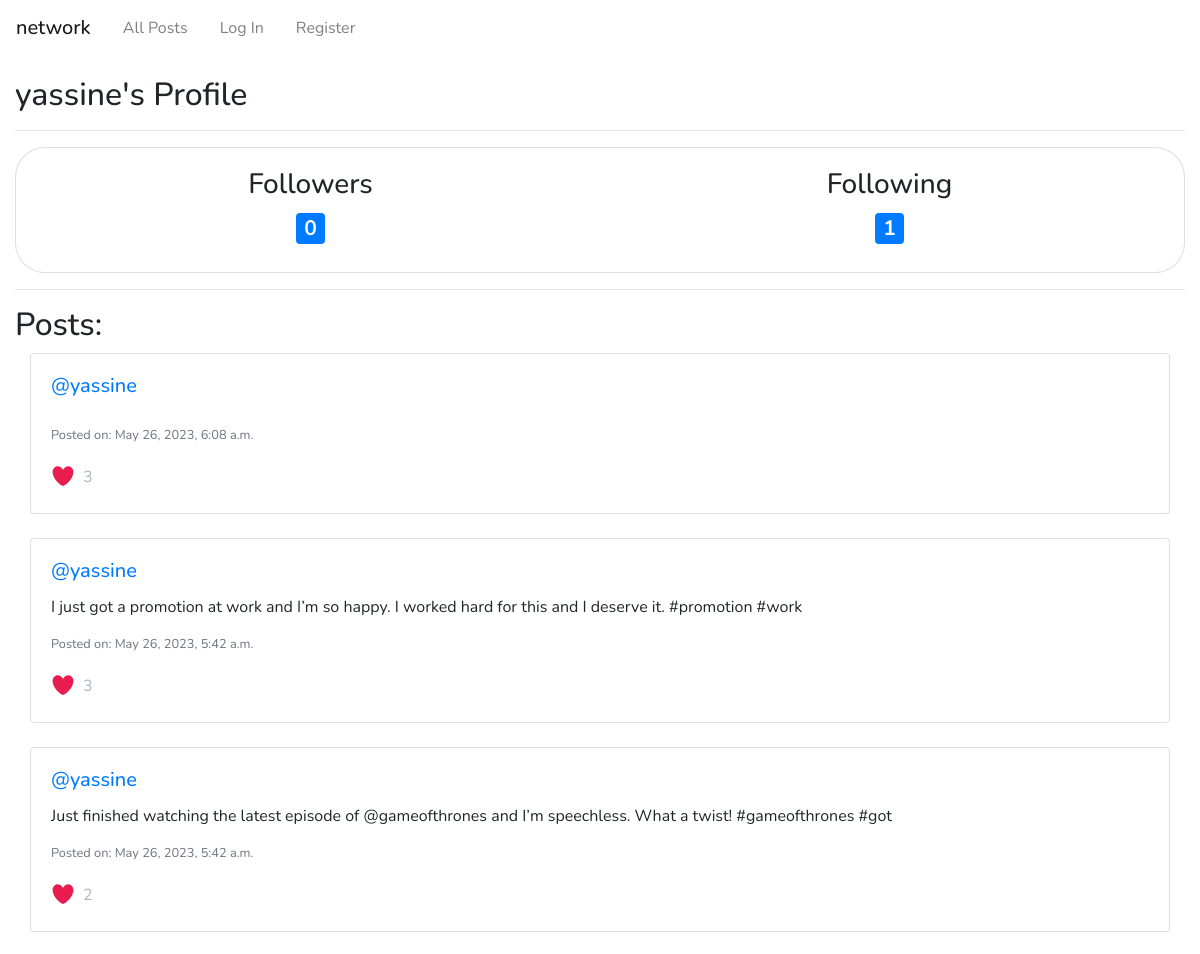
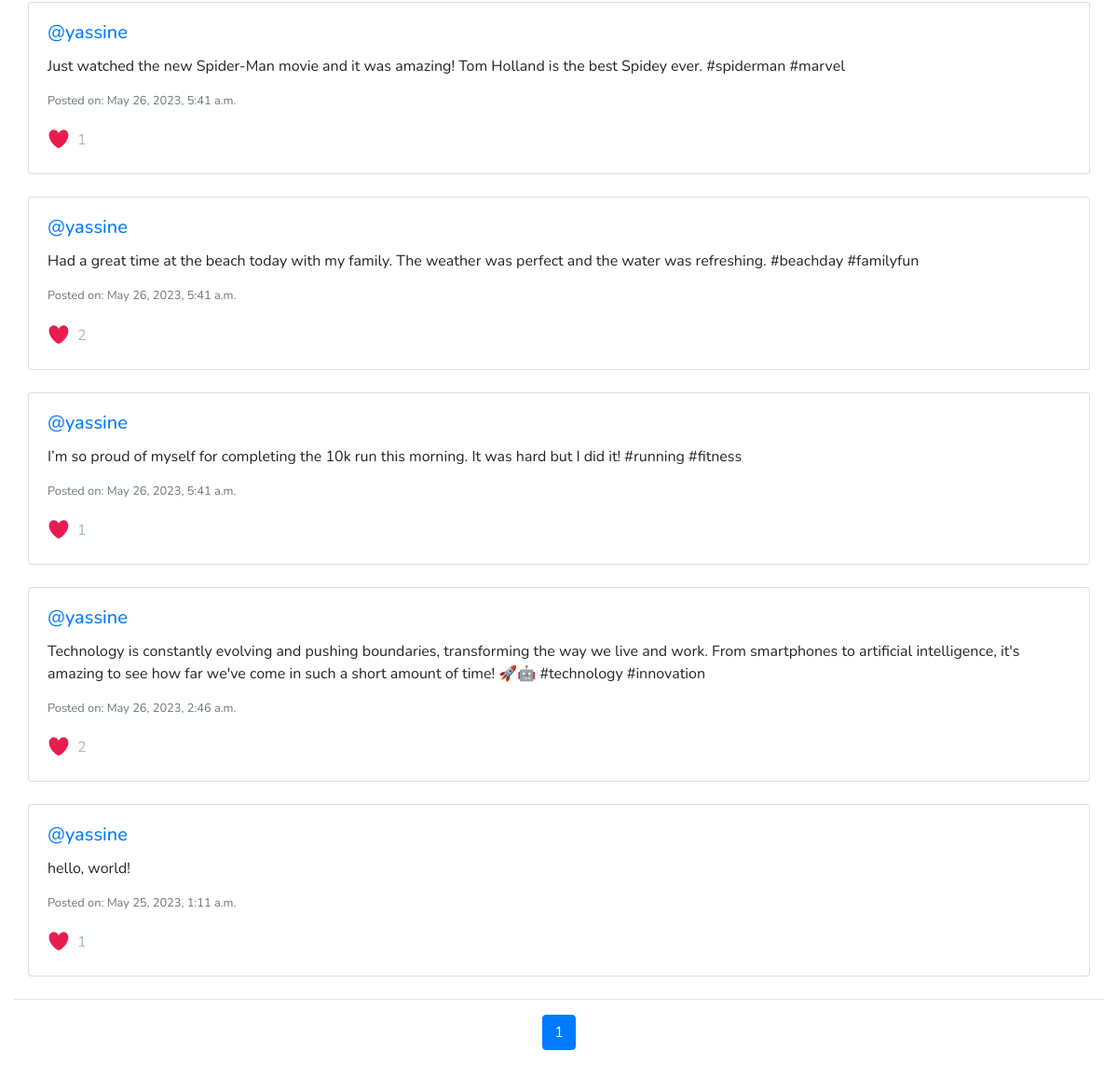
/profile/yassine/, run on the app's committed database (2 pictures, top to bottom).
### network/models.py (models this page shows)
class User(AbstractUser):
    followers = models.ManyToManyField(
        "self", symmetrical=False, blank=True, related_name="following"
    )

class Post(models.Model):
    user = models.ForeignKey(User, on_delete=models.CASCADE, related_name="author")
    content = models.CharField(max_length=280)
    timestamp = models.DateTimeField(auto_now_add=True)
    likes = models.ManyToManyField(User, related_name="liked_posts")

### network/views.py (the view)
# urls.py: path("profile/<str:username>/", views.profile, name="profile"),
def profile(request, username):
    user = get_object_or_404(User, username=username)
    posts = Post.objects.filter(user=user).order_by("-timestamp")
    liked_post_ids = []
    if request.user.is_authenticated:
        liked_post_ids = request.user.liked_posts.values_list("id", flat=True)
    is_following = False
    if request.user.is_authenticated:
        is_following = request.user.following.filter(username=username).exists()
    followers = user.followers.count()
    following = user.following.count()
    follow_status = "follow" if not is_following else "unfollow"
    paginator = Paginator(posts, 10)  # Assuming 10 posts per page
    page_number = request.GET.get("page")
    page_obj = paginator.get_page(page_number)
    return render(
        request,
        "network/profile.html",
        {
            "user": user,
            "page_obj": page_obj,
            "liked_post_ids": liked_post_ids,
            "followers": followers,
            "following": following,
            "is_following": is_following,
            "follow_status": follow_status,  # Pass the follow status
        },
    )

### network/templates/network/profile.html (shortened to what this page needs)
{% extends "network/layout.html" %}
{% block body %}
<div class="container-fluid">
    <h2 style="margin-top: 20px; ">{{ user.username }}'s Profile</h2>
<hr />
<div class="card" style="border-radius: 30px;">
  <div class="card-body">
    <div class="row">
      <div class="col text-center">
        <div><h3>Followers</h3></div>
        <div><h3><span class="badge bg-primary text-light" id="followers-count">{{ followers }}</span></h3></div>
      </div>
      <div class="col text-center">
        <div><h3>Following</h3></div>
        <div><h3><span class="badge bg-primary text-light" id="following-count">{{ following }}</span></h3></div>
      </div>
    </div>
  </div>
</div>
<hr />
  <h2>Posts:</h2>
<div class="container-fluid">
  {% for post in page_obj %}
    <div class="card mb-4">
      <div class="card-body">
        <h5 class="card-title"><a href="{% url 'profile' post.user.username %}">@{{ post.user.username }}</a></h5>
        <p id="post-content-{{ post.id }}" class="card-text">{{ post.content }}</p>
        <p class="card-text text-muted">
          <small>Posted on: {{ post.timestamp }}</small>
        </p>
        <p class="card-text">
          <span class="like-count" data-post-id="{{ post.id }}">
            {{ post.likes.count }}
          </span>
        </p>
      </div>
    </div>
  {% empty %}
    <p>No posts available.</p>
  {% endfor %}
</div>
<hr />
<div class="d-flex justify-content-center">
  <nav aria-label="Page navigation">
    <ul class="pagination">
       {% for page in page_obj.paginator.page_range %}
      {% if page_obj.number == page %}
      <li class="page-item active">
        <span class="page-link">{{ page }}</span>
      </li>
      {% else %}
      <li class="page-item">
        <a class="page-link" href="?page={{ page }}">{{ page }}</a>
      </li>
      {% endif %}
      {% endfor %}
    </ul>
  </nav>
</div>
{% endblock %}

### network/static/network/styles.css (style rules this page uses)
body { font-family: "Nunito", sans-serif; }
.card-text { display: flex; align-items: center; }
.like-icon { width: auto; height: 2em; margin-right: 0.5em; }
.like-count { font-size: 1em; color: #aab8c2; user-select: none !important; }
html { font-size: 1rem; }

### data on the page
User: username "yassine"
Post: user.username "yassine", timestamp "May 26, 2023, 6:08 a.m.", likes.count "3"
Post: user.username "yassine", content "I just got a promotion at work and I’m so happy. I worked hard for this and I deserve it. #promotion #work", timestamp "May 26, 2023, 5:42 a.m.", likes.count "3"
Post: user.username "yassine", content "Just finished watching the latest episode of @gameofthrones and I’m speechless. What a twist! #gameofthrones #got", timestamp "May 26, 2023, 5:42 a.m.", likes.count "2"
Post: user.username "yassine", content "Just watched the new Spider-Man movie and it was amazing! Tom Holland is the best Spidey ever. #spiderman #marvel", timestamp "May 26, 2023, 5:41 a.m.", likes.count "1"
Post: user.username "yassine", content "Had a great time at the beach today with my family. The weather was perfect and the water was refreshing. #beachday #familyfun", timestamp "May 26, 2023, 5:41 a.m.", likes.count "2"
Post: user.username "yassine", content "I’m so proud of myself for completing the 10k run this morning. It was hard but I did it! #running #fitness", timestamp "May 26, 2023, 5:41 a.m.", likes.count "1"
Post: user.username "yassine", content "Technology is constantly evolving and pushing boundaries, transforming the way we live and work. From smartphones to artificial intelligence, it's amazing to see how far we've come in such a short amount of time! 🚀🤖 #technology #innovation", timestamp "May 26, 2023, 2:46 a.m.", likes.count "2"
Post: user.username "yassine", content "hello, world!", timestamp "May 25, 2023, 1:11 a.m.", likes.count "1"

### other printed values
{{ followers }} "0"
{{ following }} "1"
{{ page }} "1"
